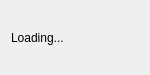
<?xml version="1.0" encoding="UTF-8"?>
<ui version="4.0">
 <class>SystemTimeModule</class>
 <widget class="QWidget" name="SystemTimeModule">
  <property name="geometry">
   <rect>
    <x>0</x>
    <y>0</y>
    <width>150</width>
    <height>75</height>
   </rect>
  </property>
  <property name="sizePolicy">
   <sizepolicy hsizetype="Fixed" vsizetype="Fixed">
    <horstretch>0</horstretch>
    <verstretch>0</verstretch>
   </sizepolicy>
  </property>
  <property name="maximumSize">
   <size>
    <width>200</width>
    <height>75</height>
   </size>
  </property>
  <property name="windowTitle">
   <string>Form</string>
  </property>
  <layout class="QHBoxLayout" name="horizontalLayout">
   <item>
    <widget class="QLabel" name="SystemTimeLabel">
     <property name="text">
      <string>Loading...</string>
     </property>
    </widget>
   </item>
  </layout>
 </widget>
 <resources/>
 <connections/>
</ui>
